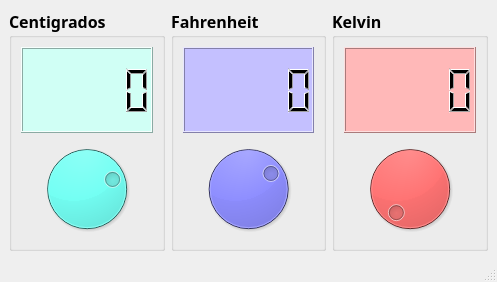
<?xml version="1.0" encoding="UTF-8"?>
<ui version="4.0">
 <class>Termometro</class>
 <widget class="QMainWindow" name="Termometro">
  <property name="geometry">
   <rect>
    <x>0</x>
    <y>0</y>
    <width>497</width>
    <height>282</height>
   </rect>
  </property>
  <property name="windowTitle">
   <string>Termometro</string>
  </property>
  <property name="windowIcon">
   <iconset resource="recursos.qrc">
    <normaloff>:/imagenes /Recursos/icono.png</normaloff>:/imagenes /Recursos/icono.png</iconset>
  </property>
  <widget class="QWidget" name="centralwidget">
   <layout class="QHBoxLayout" name="horizontalLayout_5">
    <item>
     <layout class="QVBoxLayout" name="verticalLayout_2">
      <item>
       <widget class="QGroupBox" name="groupBox">
        <property name="font">
         <font>
          <family>Lucida Fax</family>
          <pointsize>12</pointsize>
          <weight>75</weight>
          <bold>true</bold>
         </font>
        </property>
        <property name="title">
         <string>Centigrados</string>
        </property>
        <layout class="QVBoxLayout" name="verticalLayout_4">
         <item>
          <widget class="QLCDNumber" name="outCent">
           <property name="font">
            <font>
             <family>MS Shell Dlg 2</family>
             <pointsize>12</pointsize>
             <weight>75</weight>
             <bold>true</bold>
            </font>
           </property>
           <property name="styleSheet">
            <string notr="true">background-color: rgb(208, 255, 245);</string>
           </property>
          </widget>
         </item>
         <item>
          <widget class="QDial" name="cmdCent">
           <property name="styleSheet">
            <string notr="true">background-color: rgb(65, 255, 242);</string>
           </property>
           <property name="minimum">
            <number>-273</number>
           </property>
           <property name="maximum">
            <number>100</number>
           </property>
          </widget>
         </item>
        </layout>
       </widget>
      </item>
     </layout>
    </item>
    <item>
     <layout class="QVBoxLayout" name="verticalLayout_3">
      <item>
       <widget class="QGroupBox" name="groupBox_2">
        <property name="font">
         <font>
          <family>Lucida Fax</family>
          <pointsize>12</pointsize>
          <weight>75</weight>
          <bold>true</bold>
         </font>
        </property>
        <property name="title">
         <string>Fahrenheit</string>
        </property>
        <layout class="QVBoxLayout" name="verticalLayout_5">
         <item>
          <widget class="QLCDNumber" name="outFahr">
           <property name="styleSheet">
            <string notr="true">background-color: rgb(196, 192, 255);</string>
           </property>
          </widget>
         </item>
         <item>
          <widget class="QDial" name="cmdFahr">
           <property name="styleSheet">
            <string notr="true">background-color: rgb(142, 142, 255);</string>
           </property>
           <property name="minimum">
            <number>-460</number>
           </property>
           <property name="maximum">
            <number>212</number>
           </property>
          </widget>
         </item>
        </layout>
       </widget>
      </item>
     </layout>
    </item>
    <item>
     <layout class="QVBoxLayout" name="verticalLayout_7">
      <item>
       <widget class="QGroupBox" name="groupBox_3">
        <property name="font">
         <font>
          <family>Lucida Fax</family>
          <pointsize>12</pointsize>
          <weight>75</weight>
          <bold>true</bold>
         </font>
        </property>
        <property name="title">
         <string>Kelvin</string>
        </property>
        <layout class="QVBoxLayout" name="verticalLayout_6">
         <item>
          <widget class="QLCDNumber" name="outKel">
           <property name="styleSheet">
            <string notr="true">background-color: rgb(255, 184, 184);</string>
           </property>
          </widget>
         </item>
         <item>
          <widget class="QDial" name="cmdKel">
           <property name="styleSheet">
            <string notr="true">background-color: rgb(255, 0, 0);</string>
           </property>
           <property name="minimum">
            <number>0</number>
           </property>
           <property name="maximum">
            <number>373</number>
           </property>
          </widget>
         </item>
        </layout>
       </widget>
      </item>
     </layout>
    </item>
   </layout>
  </widget>
  <widget class="QMenuBar" name="menubar">
   <property name="geometry">
    <rect>
     <x>0</x>
     <y>0</y>
     <width>497</width>
     <height>20</height>
    </rect>
   </property>
  </widget>
  <widget class="QStatusBar" name="statusbar"/>
 </widget>
 <resources>
  <include location="recursos.qrc"/>
 </resources>
 <connections>
  <connection>
   <sender>cmdCent</sender>
   <signal>valueChanged(int)</signal>
   <receiver>outCent</receiver>
   <slot>display(int)</slot>
   <hints>
    <hint type="sourcelabel">
     <x>84</x>
     <y>162</y>
    </hint>
    <hint type="destinationlabel">
     <x>84</x>
     <y>83</y>
    </hint>
   </hints>
  </connection>
  <connection>
   <sender>cmdKel</sender>
   <signal>valueChanged(int)</signal>
   <receiver>outKel</receiver>
   <slot>display(int)</slot>
   <hints>
    <hint type="sourcelabel">
     <x>409</x>
     <y>226</y>
    </hint>
    <hint type="destinationlabel">
     <x>409</x>
     <y>115</y>
    </hint>
   </hints>
  </connection>
  <connection>
   <sender>cmdFahr</sender>
   <signal>valueChanged(int)</signal>
   <receiver>outFahr</receiver>
   <slot>display(int)</slot>
   <hints>
    <hint type="sourcelabel">
     <x>242</x>
     <y>162</y>
    </hint>
    <hint type="destinationlabel">
     <x>242</x>
     <y>83</y>
    </hint>
   </hints>
  </connection>
 </connections>
</ui>
